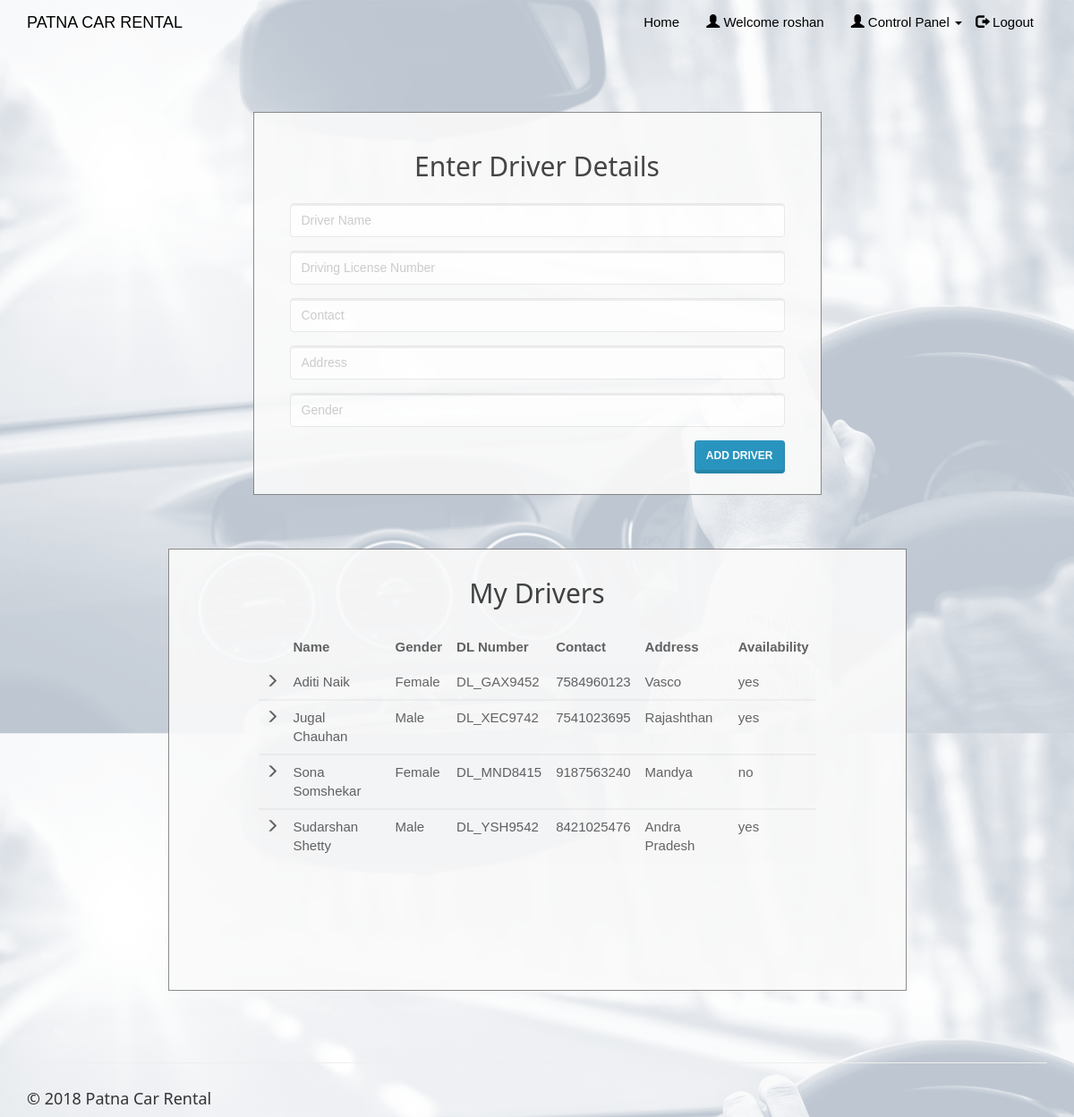
The page /enterdriver.php (signed in) on the database its author committed.
### tables this page shows
CREATE TABLE `driver` (
  `driver_id` int(20) NOT NULL,
  `driver_name` varchar(50) NOT NULL,
  `dl_number` varchar(50) NOT NULL,
  `driver_phone` varchar(15) NOT NULL,
  `driver_address` varchar(50) NOT NULL,
  `driver_gender` varchar(10) NOT NULL,
  `client_username` varchar(50) NOT NULL,
  `driver_availability` varchar(10) NOT NULL
);

### enterdriver.php (the view, shortened to what this page needs)
<!DOCTYPE html>
<html>
<?php
include('session_client.php'); ?>
<head>
<link rel="stylesheet" href="assets/bootstrap/css/bootstrap.min.css">
<link rel="stylesheet" href="assets/fonts/font-awesome.min.css">
    <link rel="stylesheet" href="assets/w3css/w3.css">
<link rel="stylesheet" type="text/css" href="assets/css/customerlogin.css">
<link rel="stylesheet" type="text/css" media="screen" href="assets/css/clientpage.css" />
</head>
<body>
 <nav class="navbar navbar-custom navbar-fixed-top" role="navigation" style="color: black">
        <div class="container">
            <div class="navbar-header">
                <a class="navbar-brand page-scroll" href="index.php">
                   PATNA CAR RENTAL </a>
            </div>
            <?php
                if(isset($_SESSION['login_client'])){
            ?>
            <div class="collapse navbar-collapse navbar-right navbar-main-collapse">
                <ul class="nav navbar-nav">
                    <li>
                        <a href="index.php">Home</a>
                    </li>
                    <li>
                        <a href="#"><span class="glyphicon glyphicon-user"></span> Welcome <?php echo $_SESSION['login_client']; ?></a>
                    </li>
                    <li>
                    <ul class="nav navbar-nav navbar-right">
            <li><a href="#" class="dropdown-toggle active" data-toggle="dropdown" role="button" aria-haspopup="true" aria-expanded="false"><span class="glyphicon glyphicon-user"></span> Control Panel <span class="caret"></span> </a>
            </li>
          </ul>
                    </li>
                    <li>
                        <a href="logout.php"><span class="glyphicon glyphicon-log-out"></span> Logout</a>
                    </li>
                </ul>
            </div>
            <?php
                }
                ?>
        </div>
    </nav>
    <div class="container" style="margin-top: 65px;" >
    <div class="col-md-7" style="float: none; margin: 0 auto;">
      <div class="form-area">
        <form role="form" action="enterdriver1.php" method="POST">
        <br style="clear: both">
          <h3 style="margin-bottom: 25px; text-align: center; font-size: 30px;"> Enter Driver Details </h3>
          <div class="form-group">
            <input type="text" class="form-control" id="driver_name" name="driver_name" placeholder="Driver Name " required autofocus="">
          </div>
          <div class="form-group">
            <input type="text" class="form-control" id="dl_number" name="dl_number" placeholder="Driving License Number" required>
          </div>
          <div class="form-group">
            <input type="text" class="form-control" id="driver_phone" name="driver_phone" placeholder="Contact" required>
          </div>
          <div class="form-group">
            <input type="text" class="form-control" id="driver_address" name="driver_address" placeholder="Address" required>
          </div>
          <div class="form-group">
            <input type="text" class="form-control" id="driver_gender" name="driver_gender" placeholder="Gender" required>
          </div>
           <button type="submit" id="submit" name="submit" class="btn btn-primary pull-right"> Add Driver</button>
        </form>
      </div>
    </div>
    <div class="col-md-9" style="float: none; margin: 0 auto;">
    <div class="form-area" style="padding: 0px 100px 100px 100px;">
        <form action="" method="POST">
        <br style="clear: both">
          <h3 style="margin-bottom: 25px; text-align: center; font-size: 30px;"> My Drivers </h3>
<?php
$user_check=$_SESSION['login_client'];
$sql = "SELECT * FROM driver d WHERE d.client_username='$user_check' ORDER BY driver_name";
$result = mysqli_query($conn, $sql);
if (mysqli_num_rows($result) > 0) {
  ?>
  <table class="table table-striped">
    <thead class="thead-dark">
      <tr>
        <th>     </th>
        <th> Name</th>
        <th> Gender </th>
        <th> DL Number </th>
        <th> Contact </th>
        <th> Address </th>
        <th> Availability </th>
      </tr>
    </thead>
    <?PHP
      while($row = mysqli_fetch_assoc($result)){
    ?>
  <tbody>
    <tr>
      <td> <span class="glyphicon glyphicon-menu-right"></span> </td>
      <td><?php echo $row["driver_name"]; ?></td>
      <td><?php echo $row["driver_gender"]; ?></td>
      <td><?php echo $row["dl_number"]; ?></td>
      <td><?php echo $row["driver_phone"]; ?></td>
      <td><?php echo $row["driver_address"]; ?></td>
      <td><?php echo $row["driver_availability"]; ?></td>
    </tr>
  </tbody>
  <?php } ?>
  </table>
    <br>
  <?php } else { ?>
  <h4><center>0 Drivers available</center> </h4>
  <?php } ?>
        </form>
</div>
        </div>
    </div>
</body>
<footer class="site-footer">
        <div class="container">
            <hr>
            <div class="row">
                <div class="col-sm-6">
                    <h5>© 2018 Patna Car Rental</h5>
                </div>
            </div>
        </div>
    </footer>
</html>

### assets/w3css/w3.css (style rules this page uses)
*,*:before,*:after { box-sizing:inherit }
html { -ms-text-size-adjust:100%;-webkit-text-size-adjust:100% }
body { margin:0 }
article,aside,details,figcaption,figure,footer,header,main,menu,nav,section,summary { display:block }
a { background-color:transparent;-webkit-text-decoration-skip:objects }
hr { box-sizing:content-box;height:0;overflow:visible }
button,input,select,textarea { font:inherit;margin:0 }
button,input { overflow:visible }
button,select { text-transform:none }
button,html [type=button],[type=reset],[type=submit] { -webkit-appearance:button }
html,body { font-family:Verdana,sans-serif;font-size:15px;line-height:1.5 }
html { overflow-x:hidden }
h3 { font-size:24px }
h5 { font-size:18px }
h1,h2,h3,h4,h5,h6 { font-family:"Segoe UI",Arial,sans-serif;font-weight:400;margin:10px 0 }
hr { border:0;border-top:1px solid #eee;margin:20px 0 }
a { color:inherit }

### assets/css/customerlogin.css (style rules this page uses)
body, html { height: 100%; }
body { padding-top: 50px; background: url("../../assets/img/forcustomer.png"); background-size: 100%; }
footer { display: block; }

### assets/css/clientpage.css (style rules this page uses)
.form-area { background-color: #FAFAFA; padding: 10px 40px 60px; margin: 10px 0px 60px; border: 1px solid GREY; opacity: 0.9; }

### rows shown on the page
driver: driver_name "Aditi Naik", driver_gender "Female", dl_number "DL_GAX9452", driver_phone "7584960123", driver_address "Vasco", driver_availability "yes"
driver: driver_name "Jugal Chauhan", driver_gender "Male", dl_number "DL_XEC9742", driver_phone "7541023695", driver_address "Rajashthan", driver_availability "yes"
driver: driver_name "Sona Somshekar", driver_gender "Female", dl_number "DL_MND8415", driver_phone "9187563240", driver_address "Mandya", driver_availability "no"
driver: driver_name "Sudarshan Shetty", driver_gender "Male", dl_number "DL_YSH9542", driver_phone "8421025476", driver_address "Andra Pradesh", driver_availability "yes"

### other values the page prints
$_SESSION['login_client'] "roshan"
